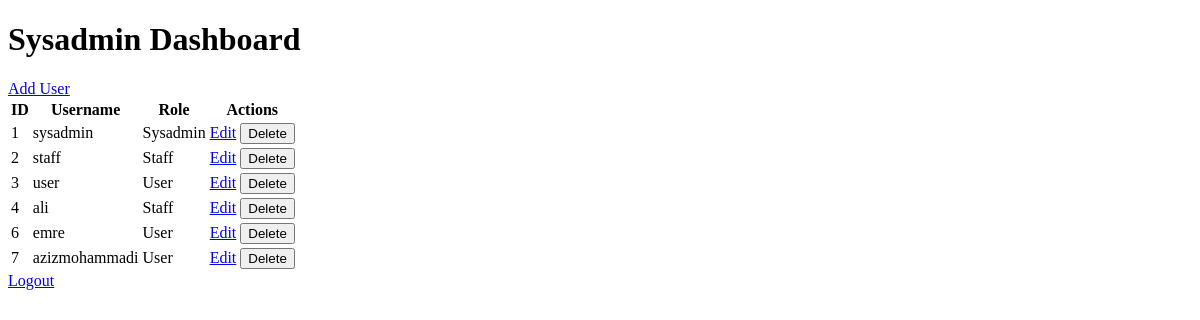
Page /sysadmin_dashboard (signed in) on the earlier database version.
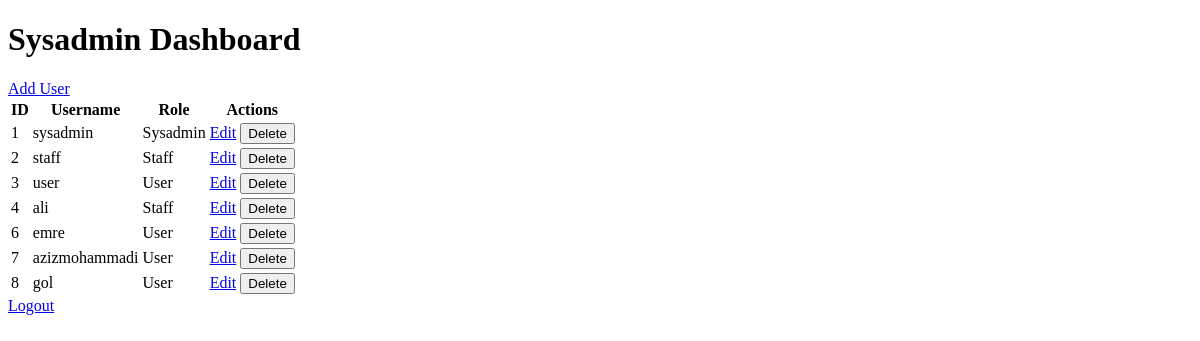
Same page on the later database version.
### app/models.py (models this page shows)
class User(db.Model):
    id = db.Column(db.Integer, primary_key=True)
    username = db.Column(db.String(150), unique=True, nullable=False)
    password = db.Column(db.String(150), nullable=False)
    role = db.Column(db.String(50), nullable=False)
    salary = db.Column(db.Float, nullable=True)  # Add this line
    tax_percentage = db.Column(db.Float, nullable=True)  # Add this line

### app/routes.py (the view)
@app.route('/sysadmin_dashboard')
@login_required
def sysadmin_dashboard():
    users = User.query.all()
    return render_template('sysadmin_dashboard.html', users=users)

### app/templates/sysadmin_dashboard.html (shortened to what this page needs)
<!DOCTYPE html>
<html lang="en">
<head>
    <link rel="stylesheet" href="{{ url_for('static', filename='styles.css') }}">
</head>
<body>
    <div class="container">
        <h1>Sysadmin Dashboard</h1>
        <a href="{{ url_for('add_user') }}">Add User</a>
        <table>
            <thead>
                <tr>
                    <th>ID</th>
                    <th>Username</th>
                    <th>Role</th>
                    <th>Actions</th>
                </tr>
            </thead>
            <tbody>
                {% for user in users %}
                <tr>
                    <td>{{ user.id }}</td>
                    <td>{{ user.username }}</td>
                    <td>{{ user.role }}</td>
                    <td>
                        <a href="{{ url_for('edit_user', user_id=user.id) }}">Edit</a>
                        <form action="{{ url_for('delete_user', user_id=user.id) }}" method="POST" style="display:inline;">
                            <button type="submit">Delete</button>
                        </form>
                    </td>
                </tr>
                {% endfor %}
            </tbody>
        </table>
        <a href="{{ url_for('logout') }}">Logout</a>
    </div>
</body>
</html>

Differences in the rows shown:
added User: id "8", username "gol", role "User"
